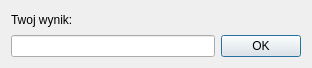
<?xml version="1.0" encoding="UTF-8"?>
<ui version="4.0">
 <class>NameDialog</class>
 <widget class="QDialog" name="NameDialog">
  <property name="geometry">
   <rect>
    <x>0</x>
    <y>0</y>
    <width>312</width>
    <height>68</height>
   </rect>
  </property>
  <property name="windowTitle">
   <string>Podaj Imie:</string>
  </property>
  <layout class="QHBoxLayout" name="horizontalLayout_6">
   <item>
    <layout class="QVBoxLayout" name="verticalLayout_3">
     <item>
      <widget class="QLabel" name="label">
       <property name="text">
        <string>Twoj wynik: </string>
       </property>
      </widget>
     </item>
     <item>
      <layout class="QHBoxLayout" name="horizontalLayout_5">
       <item>
        <widget class="QLineEdit" name="lineEdit"/>
       </item>
       <item>
        <widget class="QPushButton" name="pushButton">
         <property name="text">
          <string>OK</string>
         </property>
        </widget>
       </item>
      </layout>
     </item>
    </layout>
   </item>
  </layout>
 </widget>
 <resources/>
 <connections/>
</ui>
